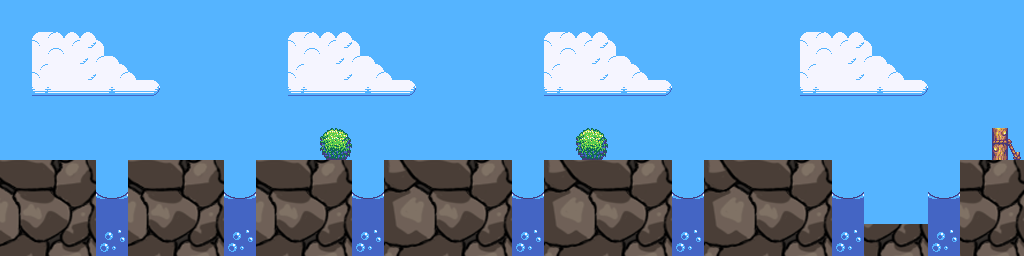

This is a level from a 2D game, rendered from its Tiled map with the project's own tilesets. A one-line summary and the map file follow, with tile-layer data summarised:
An orthogonal 32x8 tile map with 32x32 px tiles, 3 tile layers (Ground, Background, Water), 2 tilesets and 13 objects.

<map version="1.0" orientation="orthogonal" renderorder="right-down" width="32" height="8" tilewidth="32" tileheight="32" nextobjectid="30">
 <tileset firstgid="1" name="ground5" tilewidth="32" tileheight="32">
  <image source="ground6.png" width="128" height="128" />
  <tile id="7">
   <properties>
    <property name="sensor" value="" />
   </properties>
  </tile>
 </tileset>
 <tileset firstgid="17" name="generic_platformer_tiles" tilewidth="32" tileheight="32">
  <image source="generic_platformer_tiles.png" width="1024" height="768" />
 </tileset>
 <layer name="Ground" width="32" height="8">
  <data>[256 cells, 75 non-empty, 13 distinct tile ids]</data>
 </layer>
 <layer name="Background" width="32" height="8">
  <data>[256 cells, 167 non-empty, 10 distinct tile ids]</data>
 </layer>
 <layer name="Water" width="32" height="8">
  <data>[256 cells, 16 non-empty, 4 distinct tile ids]</data>
 </layer>
 <objectgroup name="Crystals">
  <object id="1" x="48" y="85" width="21" height="22">
   <ellipse />
  </object>
  <object id="2" x="144" y="92" width="25" height="26">
   <ellipse />
  </object>
  <object id="3" x="362" y="89" width="27" height="25">
   <ellipse />
  </object>
  <object id="4" x="432" y="103" width="21" height="24">
   <ellipse />
  </object>
  <object id="7" x="495" y="95" width="29" height="32">
   <ellipse />
  </object>
  <object id="8" x="634" y="94" width="28" height="29">
   <ellipse />
  </object>
  <object id="9" x="249" y="86" width="25" height="28">
   <ellipse />
  </object>
  <object id="11" x="710" y="88" width="28" height="27">
   <ellipse />
  </object>
  <object id="12" x="787" y="88" width="27" height="29">
   <ellipse />
  </object>
 </objectgroup>
 <objectgroup name="Enemies">
  <object id="15" x="168" y="127" width="34" height="31">
   <ellipse />
  </object>
  <object id="16" x="439" y="128" width="34" height="34">
   <ellipse />
  </object>
  <object id="17" x="755" y="130" width="35" height="29">
   <ellipse />
  </object>
  <object id="29" x="886" y="95" width="43" height="129">
   <ellipse />
  </object>
 </objectgroup>
</map>
